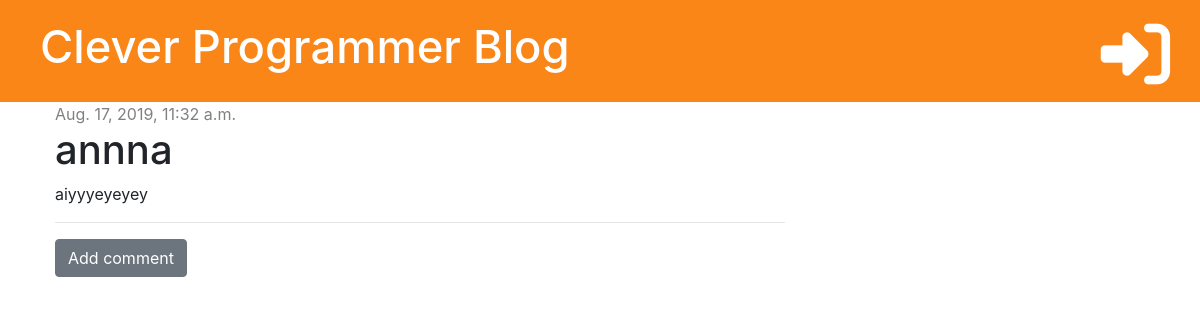
The page /post/11/ on the database as committed earlier.
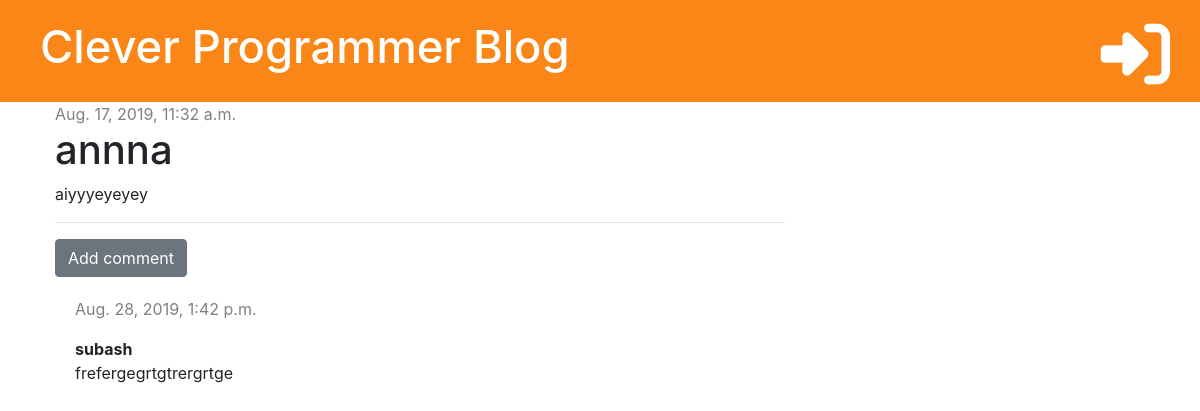
The same page on the database as committed later.
### bloge/models.py (models this page shows, shortened)
class Post(models.Model):
    author = models.ForeignKey("auth.User", on_delete=models.CASCADE)
    title = models.CharField(max_length=200)
    text = models.TextField()
    created_date = models.DateTimeField(default=timezone.now)
    published_date = models.DateTimeField(blank=True, null=True)

class Comment(models.Model):
    post = models.ForeignKey('bloge.Post', on_delete=models.CASCADE, related_name='comments')
    author = models.CharField(max_length=100)
    text = models.TextField()
    created_date = models.DateTimeField(default=timezone.now)
    approved = models.BooleanField(default=False)

### bloge/views.py (the view)
# urls.py: path('post/<int:pk>/', views.post_detail, name="post_detail"),
def post_detail(request, pk):
    post = get_object_or_404(Post, pk=pk)
    stuff_for_frontend = {'post': post}
    return render(request, 'bloge/post_detail.html', stuff_for_frontend)

### bloge/templates/bloge/post_detail.html (shortened to what this page needs)
{% extends 'bloge/base.html' %}
{% block content %}
    <div class="post">
        {% if post.published_date %}
          <div class="date">
            {{ post.published_date }}
          </div>
        {% else %}
            <a href="{% url 'post_publish' pk=post.pk %}" class="btn btn-primary">Publish</a>
        {% endif %}
          <h1>{{ post.title }}</h1>
          <p>{{ post.text|linebreaksbr }}</p>
    </div>
    <hr>
    <a href="{% url 'add_comment_to_post' pk=post.pk %}" class="btn btn-secondary">Add comment</a>
    {% for comment in post.comments.all %}
      {% if user.is_authenticated or comment.approved %}
        <div class="comment">
          <div class="date">
            <p>{{ comment.created_date }}</p>
          </div>
          <strong>{{ comment.author }}</strong>
          <p>{{ comment.text }}</p>
       </div>
      {% endif %}
        {% empty %}
          <p>No Comments Yet..</p>
  {% endfor %}
{% endblock %}

### bloge/templates/bloge/base.html (shortened to what this page needs)
{% load staticfiles %}
<!DOCTYPE html>
<html lang="en" dir="ltr">
  <head>
    <link rel="stylesheet" href="https://stackpath.bootstrapcdn.com/bootstrap/4.3.1/css/bootstrap.min.css">
    <link rel="stylesheet" href="{% static 'css/bloge.css' %}">
  <body>
  <div class="page_header">
    {% if user.is_authenticated %}
      <a href="{% url 'post_draft' %}" class="top-menu"><i class="fas fa-drafting-compass fa-2x"></i></a>
      <a href="{% url 'post_new' %}" class="top-menu"><i class="fas fa-plus fa-2x"></i></a>
      <p class="top-menu">Hello {{ user.username }}  <small>(<a href="{% url 'logout' %}">Log out</a>)</small> </p>
    {% else %}
      <a href="{% url 'login' %}" class="top-menu"><i class="fas fa-sign-in-alt fa-2x"></i></a>
    {% endif %}
    <h1><a href="{% url 'post_list' %}">Clever Programmer Blog</a></h1>
  </div>
  <div class="content container">
    <div class="row">
      <div class="col-md-8">
          {% block content %}
          {% endblock %}
      </div>
    </div>
  </div>
  </body>
</html>

### bloge/static/css/bloge.css (style rules this page uses)
.page_header { background-color: #f98310f7; margin-top: 0; padding: 20px 20px 20px 40px; }
.page_header h1, .page_header h1 a { color: white; font-size: 34pt; text-decoration: none; }
.content { margin-left: 40px; }
.date { color: Grey; }
.top-menu, .top-menu:hover { color: white; float: right; font-size: 26pt; margin-right: 10px; }
.comment { margin: 20px 0px 20px 20px; }

Rows that differ between the two databases and show on the page:
now on this page (row edited): Comment: created_date "Aug. 28, 2019, 1:42 p.m.", author "subash", text "frefergegrtgtrergrtge"
